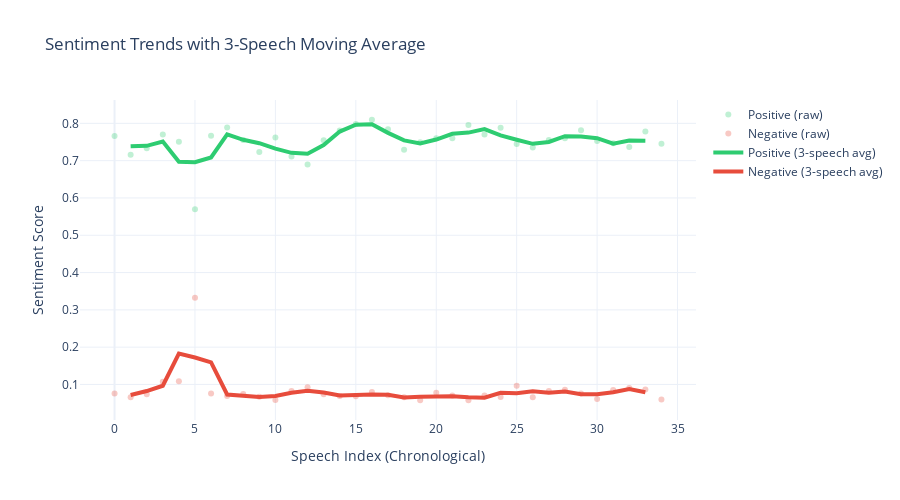

This figure's notebook cell:
### Code cell
# Calculate rolling average to see trends more clearly
window = 3
sentiment_df['positive_ma'] = sentiment_df['positive'].rolling(window=window, center=True).mean()
sentiment_df['negative_ma'] = sentiment_df['negative'].rolling(window=window, center=True).mean()
sentiment_df['neutral_ma'] = sentiment_df['neutral'].rolling(window=window, center=True).mean()

# Plot with moving average
fig = go.Figure()

# Raw data (lighter)
fig.add_trace(go.Scatter(x=sentiment_df['speech_idx'], y=sentiment_df['positive'],
                          mode='markers', name='Positive (raw)',
                          marker=dict(color='#2ecc71', size=6, opacity=0.3),
                          showlegend=True))
fig.add_trace(go.Scatter(x=sentiment_df['speech_idx'], y=sentiment_df['negative'],
                          mode='markers', name='Negative (raw)',
                          marker=dict(color='#e74c3c', size=6, opacity=0.3),
                          showlegend=True))

# Moving averages (bold)
fig.add_trace(go.Scatter(x=sentiment_df['speech_idx'], y=sentiment_df['positive_ma'],
                          mode='lines', name=f'Positive ({window}-speech avg)',
                          line=dict(color='#2ecc71', width=4)))
fig.add_trace(go.Scatter(x=sentiment_df['speech_idx'], y=sentiment_df['negative_ma'],
                          mode='lines', name=f'Negative ({window}-speech avg)',
                          line=dict(color='#e74c3c', width=4)))

fig.update_layout(
    title=f'Sentiment Trends with {window}-Speech Moving Average',
    xaxis_title='Speech Index (Chronological)',
    yaxis_title='Sentiment Score',
    height=500,
    template='plotly_white'
)

fig.show()

### Figure 1 — Plotly figure (JSON) as saved in the notebook; plotly's stock layout.template omitted (floating-point values rounded to 4 significant figures)
{"data": [{"marker": {"color": "#2ecc71", "opacity": 0.3, "size": 6}, "mode": "markers", "name": "Positive (raw)", "showlegend": true, "type": "scatter", "x": [0, 1, 2, 3, 4, 5, 6, 7, 8, 9, 10, 11, 12, 13, 14, 15, 16, 17, 18, 19, 20, 21, 22, 23, 24, 25, 26, 27, 28, 29, 30, 31, 32, 33, 34], "y": [0.766, 0.716, 0.7333, 0.77, 0.7509, 0.5697, 0.7665, 0.7892, 0.7551, 0.7234, 0.762, 0.7112, 0.6898, 0.7549, 0.7809, 0.7982, 0.8097, 0.7843, 0.7295, 0.7492, 0.7602, 0.7603, 0.7954, 0.7702, 0.7881, 0.7448, 0.7351, 0.7554, 0.7599, 0.7814, 0.7528, 0.7467, 0.7364, 0.7783, 0.7453]}, {"marker": {"color": "#e74c3c", "opacity": 0.3, "size": 6}, "mode": "markers", "name": "Negative (raw)", "showlegend": true, "type": "scatter", "x": [0, 1, 2, 3, 4, 5, 6, 7, 8, 9, 10, 11, 12, 13, 14, 15, 16, 17, 18, 19, 20, 21, 22, 23, 24, 25, 26, 27, 28, 29, 30, 31, 32, 33, 34], "y": [0.07576, 0.06597, 0.07347, 0.1076, 0.1087, 0.3322, 0.07595, 0.06922, 0.07433, 0.06705, 0.0583, 0.08268, 0.09261, 0.07405, 0.06887, 0.06851, 0.07968, 0.07132, 0.06565, 0.05785, 0.07776, 0.07021, 0.05767, 0.07011, 0.0663, 0.09681, 0.06543, 0.08255, 0.08554, 0.07552, 0.06109, 0.08498, 0.09077, 0.08663, 0.05942]}, {"line": {"color": "#2ecc71", "width": 4}, "mode": "lines", "name": "Positive (3-speech avg)", "type": "scatter", "x": [0, 1, 2, 3, 4, 5, 6, 7, 8, 9, 10, 11, 12, 13, 14, 15, 16, 17, 18, 19, 20, 21, 22, 23, 24, 25, 26, 27, 28, 29, 30, 31, 32, 33, 34], "y": [NaN, 0.7384, 0.7398, 0.7514, 0.6969, 0.6957, 0.7085, 0.7702, 0.7559, 0.7468, 0.7322, 0.721, 0.7187, 0.7419, 0.778, 0.7963, 0.7974, 0.7745, 0.7543, 0.7463, 0.7566, 0.772, 0.7753, 0.7846, 0.7677, 0.756, 0.7451, 0.7502, 0.7656, 0.7647, 0.7603, 0.7453, 0.7538, 0.7533, NaN]}, {"line": {"color": "#e74c3c", "width": 4}, "mode": "lines", "name": "Negative (3-speech avg)", "type": "scatter", "x": [0, 1, 2, 3, 4, 5, 6, 7, 8, 9, 10, 11, 12, 13, 14, 15, 16, 17, 18, 19, 20, 21, 22, 23, 24, 25, 26, 27, 28, 29, 30, 31, 32, 33, 34], "y": [NaN, 0.07173, 0.08234, 0.09657, 0.1828, 0.1723, 0.1591, 0.07317, 0.0702, 0.06656, 0.06934, 0.07786, 0.08312, 0.07851, 0.07048, 0.07235, 0.07317, 0.07222, 0.06494, 0.06709, 0.06861, 0.06855, 0.066, 0.06469, 0.07774, 0.07618, 0.0816, 0.07784, 0.0812, 0.07405, 0.07386, 0.07895, 0.08746, 0.07894, NaN]}], "layout": {"height": 500, "title": {"text": "Sentiment Trends with 3-Speech Moving Average"}, "xaxis": {"title": {"text": "Speech Index (Chronological)"}}, "yaxis": {"title": {"text": "Sentiment Score"}}}}
